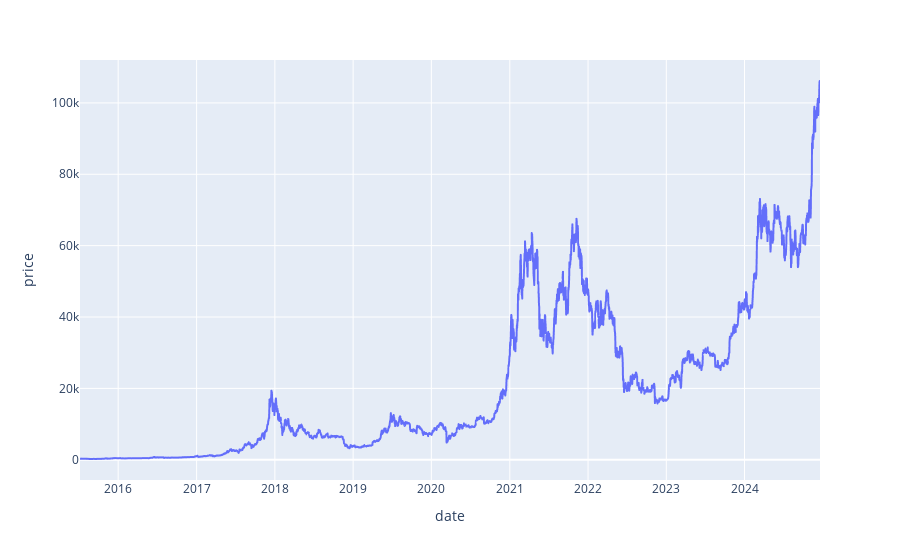

Notebook code cell kept with this figure:
### Code cell
fig = px.line(df, x='date', y='price')
fig.show()

### Figure 1 — Plotly figure (JSON) as saved in the notebook; plotly's stock layout.template omitted (floating-point values rounded to 4 significant figures; data arrays with more than 128 entries replaced by an {"elided": "..."} marker saying what was removed)
{"data": [{"hovertemplate": "date=%{x}<br>price=%{y}<extra></extra>", "legendgroup": "", "line": {"color": "#636efa", "dash": "solid"}, "marker": {"symbol": "circle"}, "mode": "lines", "name": "", "showlegend": false, "type": "scattergl", "x": {"elided": "3453 str values"}, "xaxis": "x", "y": {"elided": "3453 float values"}, "yaxis": "y"}], "layout": {"legend": {"tracegroupgap": 0}, "margin": {"t": 60}, "xaxis": {"anchor": "y", "domain": [0, 1], "title": {"text": "date"}}, "yaxis": {"anchor": "x", "domain": [0, 1], "title": {"text": "price"}}}}
